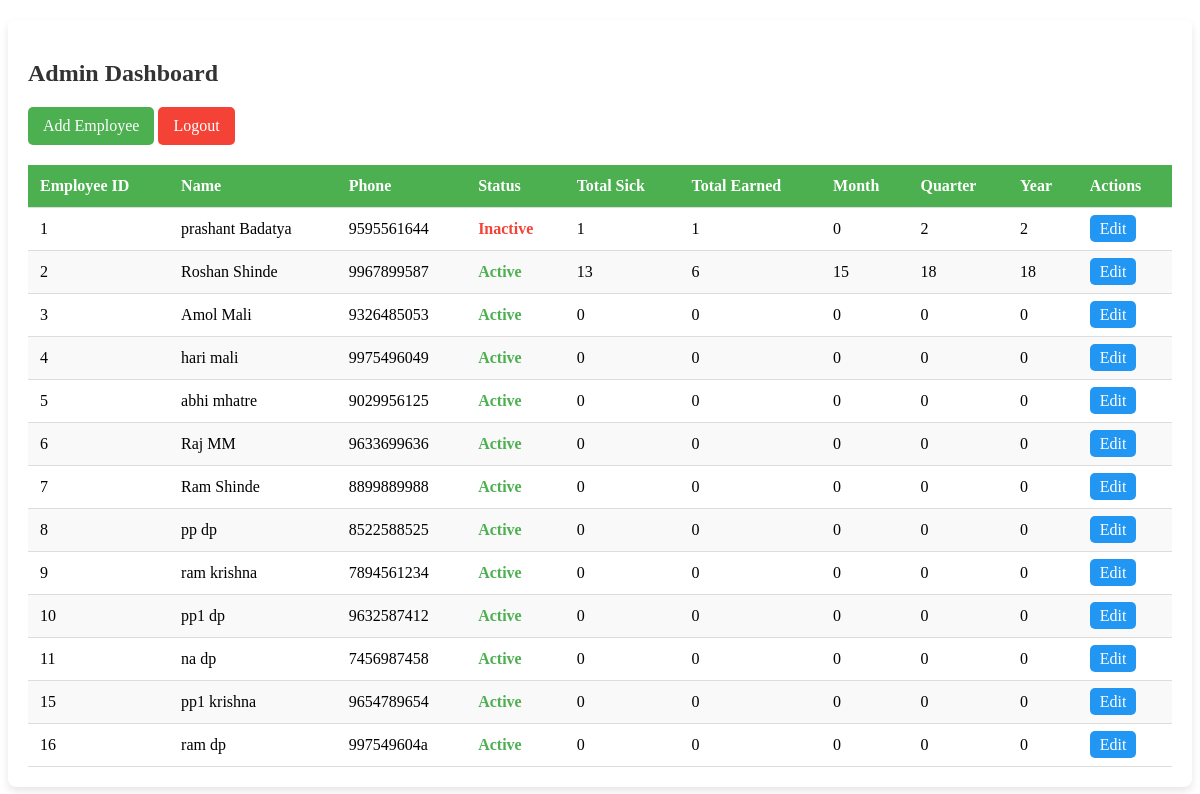
The app's page /admin_dashboard/ (signed in), older data.
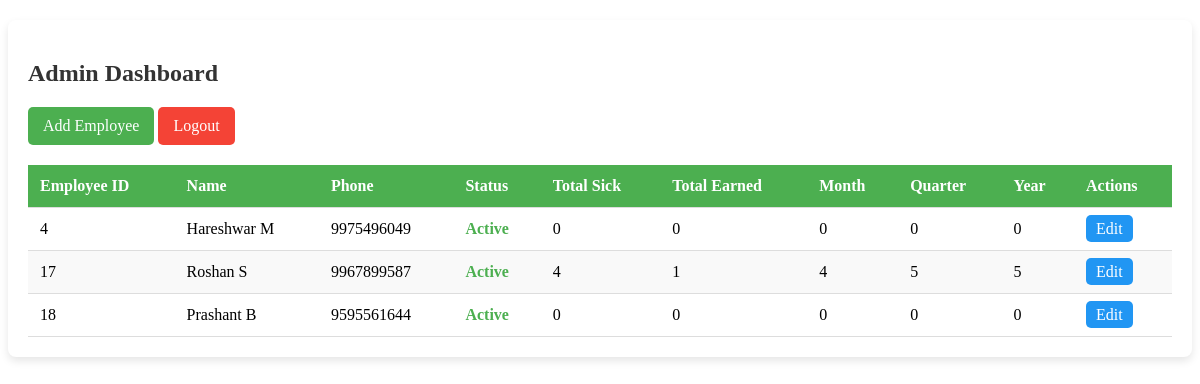
The same page, newer data.
### leave_management/models.py (models this page shows, shortened)
class EmployeeProfile(models.Model):
    ACTIVE = 'Active'
    INACTIVE = 'Inactive'
    STATUS_CHOICES = [
        (ACTIVE, 'Active'),
        (INACTIVE, 'Inactive'),
    ]
    user = models.OneToOneField(User, null=True, on_delete=models.CASCADE)
    first_name = models.CharField(max_length=100)
    last_name = models.CharField(max_length=100)
    phone_number = models.CharField(max_length=10, unique=True)
    password = models.CharField(max_length=4)
    status = models.CharField(max_length=8, choices=STATUS_CHOICES, default=ACTIVE)
    total_cs_leaves = models.IntegerField(default=12)  # Casual Leave (CS)
    total_e_leaves = models.IntegerField(default=12)  # Earned Leave (E)

### leave_management/views.py (the view)
# urls.py: path("admin_dashboard/", admin_dashboard, name="admin_dashboard"),
@login_required
def admin_dashboard(request):
    today = now().date()
    first_day_of_month = today.replace(day=1)
    current_quarter = (today.month - 1) // 3 + 1
    first_day_of_quarter = datetime(today.year, 3 * current_quarter - 2, 1).date()
    financial_year_start = datetime(today.year if today.month >= 4 else today.year - 1, 4, 1).date()
    employee_queryset = EmployeeProfile.objects.all()
    employees = employee_queryset.annotate(
        total_sick=Count('employeeleave', filter=Q(employeeleave__leave_type='CS')),
        total_earned=Count('employeeleave', filter=Q(employeeleave__leave_type='E')),
        leaves_this_month=Count('employeeleave',
                                filter=Q(employeeleave__start_date__range=(first_day_of_month, today))),
        leaves_this_quarter=Count('employeeleave',
                                  filter=Q(employeeleave__start_date__range=(first_day_of_quarter, today))),
        leaves_this_year=Count('employeeleave',
                               filter=Q(employeeleave__start_date__range=(financial_year_start, today)))
    ).order_by('id')
    leave_report = []
    for employee in employees:
        leave_report.append({
            'employee': employee,
            'leaves_this_month': employee.leaves_this_month,
            'leaves_this_quarter': employee.leaves_this_quarter,
            'leaves_this_year': employee.leaves_this_year,
            'total_sick': employee.total_sick,
            'total_earned': employee.total_earned,
        })
    context = {
        'leave_report': leave_report,
        'employees': employees,
        'total_employees': employee_queryset.count(),
        'total_active_employees': employee_queryset.filter(status='Active').count(),
        'total_inactive_employees': employee_queryset.filter(status='Inactive').count(),
    }
    return render(request, 'admin_dashboard.html', context)

### leave_management/templates/admin_dashboard.html (shortened to what this page needs)
<div class="table-container">
    <h2>Admin Dashboard</h2>
    <a href="{% url 'modify_employee' %}" class="add-employee-btn">Add Employee</a>
    <a href="{% url 'home' %}" class="logout-btn">Logout</a>
    <table class="employee-table" id="employeeTable">
        <thead>
        <tr>
            <th>Employee ID</th>
            <th>Name</th>
            <th>Phone</th>
            <th>Status</th>
            <th>Total Sick</th>
            <th>Total Earned</th>
            <th>Month</th>
            <th>Quarter</th>
            <th>Year</th>
            <th>Actions</th>
        </tr>
        </thead>
        <tbody>
        {% for item in leave_report %}
        <tr>
            <td>{{ item.employee.id }}</td>
            <td>{{ item.employee.first_name }} {{ item.employee.last_name }}</td>
            <td>{{ item.employee.phone_number }}</td>
            <td><span class="status {{ item.employee.status|lower }}">{{ item.employee.status }}</span></td>
            <td>{{ item.total_sick }}</td>
            <td>{{ item.total_earned }}</td>
            <td>{{ item.leaves_this_month }}</td>
            <td>{{ item.leaves_this_quarter }}</td>
            <td>{{ item.leaves_this_year }}</td>
            <td>
                <a href="{% url 'modify_employee' item.employee.id %}" class="action-btn edit"> Edit</a>
            </td>
        </tr>
        {% endfor %}
        </tbody>
    </table>
</div>
<link rel="stylesheet" type="text/css" href="https://cdn.datatables.net/1.13.4/css/jquery.dataTables.min.css">

### leave_management/templates/admin_dashboard.html (style rules this page uses)
.table-container { background-color: #fff; padding: 20px; border-radius: 8px; box-shadow: 0 4px 8px rgba(0, 0, 0, 0.1); margin-top: 20px; }
.table-container h2 { color: #333; margin-bottom: 20px; }
.add-employee-btn { background-color: #4CAF50; color: #fff; padding: 10px 15px; margin-bottom: 20px; display: inline-block; border-radius: 5px; text-decoration: none; transition: background 0.3s ease; }
.logout-btn { background-color: #f44336; color: #fff; padding: 10px 15px; margin-bottom: 20px; display: inline-block; border-radius: 5px; text-decoration: none; transition: background 0.3s ease; }
.employee-table { width: 100%; border-collapse: collapse; }
.employee-table th, .employee-table td { padding: 12px; text-align: left; border-bottom: 1px solid #ddd; }
.employee-table th { background-color: #4CAF50; color: #fff; }
.employee-table tr:nth-child(even) { background-color: #f9f9f9; }
.status.active { color: #4CAF50; font-weight: bold; }
.action-btn { padding: 5px 10px; margin-right: 5px; border-radius: 5px; text-decoration: none; color: #fff; transition: background 0.3s ease; }
.edit { background-color: #2196F3; }

Row changes from the older to the newer data that the page shows:
removed EmployeeProfile: employee.id "1", employee.first_name "prashant", employee.last_name "Badatya", employee.phone_number "9595561644", employee.status "Inactive", total_sick "1", total_earned "1", leaves_this_month "0", leaves_this_quarter "2", leaves_this_year "2"
removed EmployeeProfile: employee.id "2", employee.first_name "Roshan", employee.last_name "Shinde", employee.phone_number "9967899587", employee.status "Active", total_sick "13", total_earned "6", leaves_this_month "15", leaves_this_quarter "18", leaves_this_year "18"
removed EmployeeProfile: employee.id "3", employee.first_name "Amol", employee.last_name "Mali", employee.phone_number "9326485053", employee.status "Active", total_sick "0", total_earned "0", leaves_this_month "0", leaves_this_quarter "0", leaves_this_year "0"
removed EmployeeProfile: employee.id "5", employee.first_name "abhi", employee.last_name "mhatre", employee.phone_number "9029956125", employee.status "Active", total_sick "0", total_earned "0", leaves_this_month "0", leaves_this_quarter "0", leaves_this_year "0"
removed EmployeeProfile: employee.id "6", employee.first_name "Raj", employee.last_name "MM", employee.phone_number "9633699636", employee.status "Active", total_sick "0", total_earned "0", leaves_this_month "0", leaves_this_quarter "0", leaves_this_year "0"
removed EmployeeProfile: employee.id "7", employee.first_name "Ram", employee.last_name "Shinde", employee.phone_number "8899889988", employee.status "Active", total_sick "0", total_earned "0", leaves_this_month "0", leaves_this_quarter "0", leaves_this_year "0"
removed EmployeeProfile: employee.id "8", employee.first_name "pp", employee.last_name "dp", employee.phone_number "8522588525", employee.status "Active", total_sick "0", total_earned "0", leaves_this_month "0", leaves_this_quarter "0", leaves_this_year "0"
removed EmployeeProfile: employee.id "9", employee.first_name "ram", employee.last_name "krishna", employee.phone_number "7894561234", employee.status "Active", total_sick "0", total_earned "0", leaves_this_month "0", leaves_this_quarter "0", leaves_this_year "0"
removed EmployeeProfile: employee.id "10", employee.first_name "pp1", employee.last_name "dp", employee.phone_number "9632587412", employee.status "Active", total_sick "0", total_earned "0", leaves_this_month "0", leaves_this_quarter "0", leaves_this_year "0"
removed EmployeeProfile: employee.id "11", employee.first_name "na", employee.last_name "dp", employee.phone_number "7456987458", employee.status "Active", total_sick "0", total_earned "0", leaves_this_month "0", leaves_this_quarter "0", leaves_this_year "0"
removed EmployeeProfile: employee.id "15", employee.first_name "pp1", employee.last_name "krishna", employee.phone_number "9654789654", employee.status "Active", total_sick "0", total_earned "0", leaves_this_month "0", leaves_this_quarter "0", leaves_this_year "0"
removed EmployeeProfile: employee.id "16", employee.first_name "ram", employee.last_name "dp", employee.phone_number "997549604a", employee.status "Active", total_sick "0", total_earned "0", leaves_this_month "0", leaves_this_quarter "0", leaves_this_year "0"
changed EmployeeProfile id 4: employee.first_name "hari" → "Hareshwar"; employee.last_name "mali" → "M"
added EmployeeProfile: employee.id "17", employee.first_name "Roshan", employee.last_name "S", employee.phone_number "9967899587", employee.status "Active", total_sick "4", total_earned "1", leaves_this_month "4", leaves_this_quarter "5", leaves_this_year "5"
added EmployeeProfile: employee.id "18", employee.first_name "Prashant", employee.last_name "B", employee.phone_number "9595561644", employee.status "Active", total_sick "0", total_earned "0", leaves_this_month "0", leaves_this_quarter "0", leaves_this_year "0"
